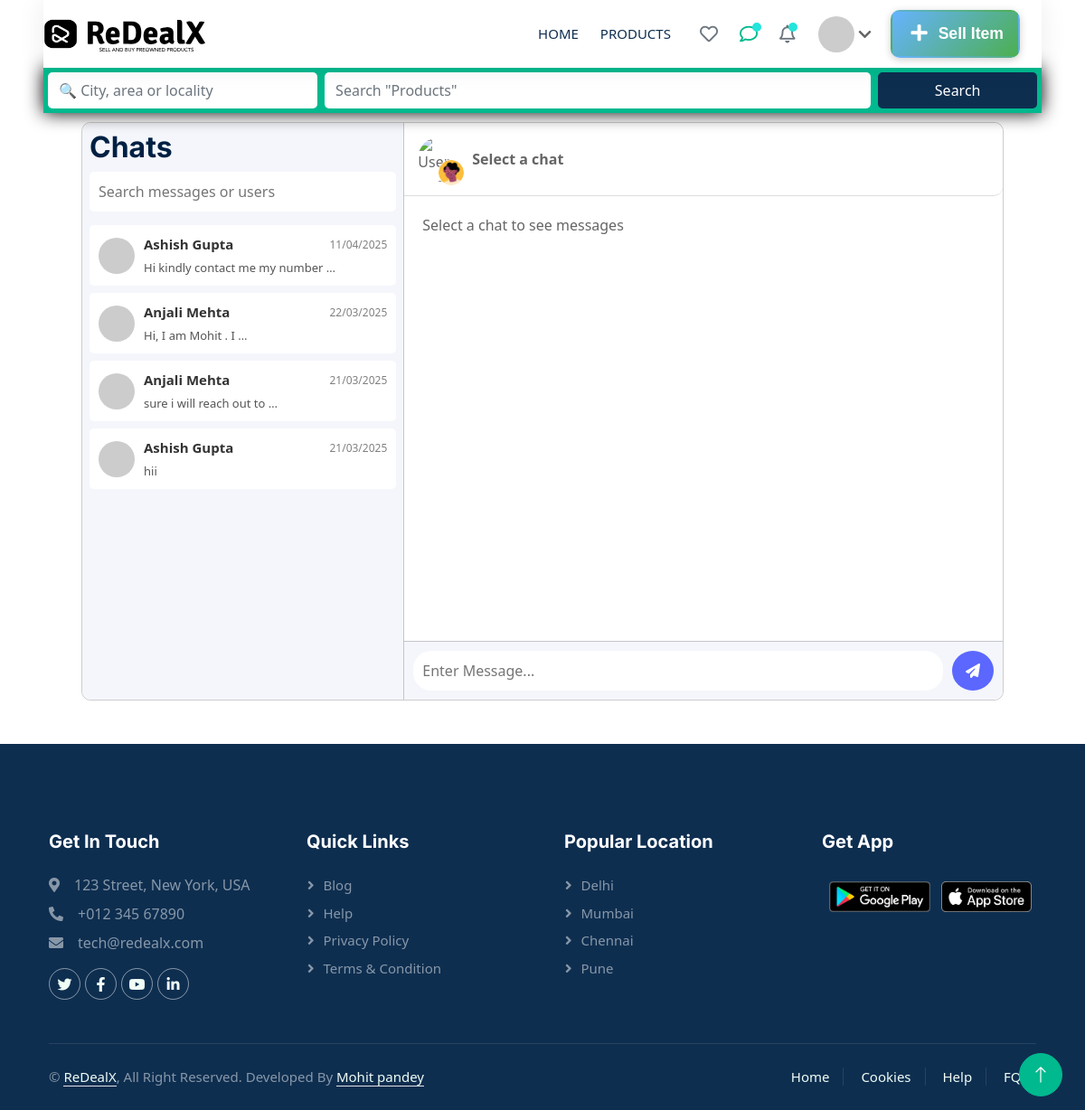
/chat/ (signed in), run on an earlier commit of the app's database.
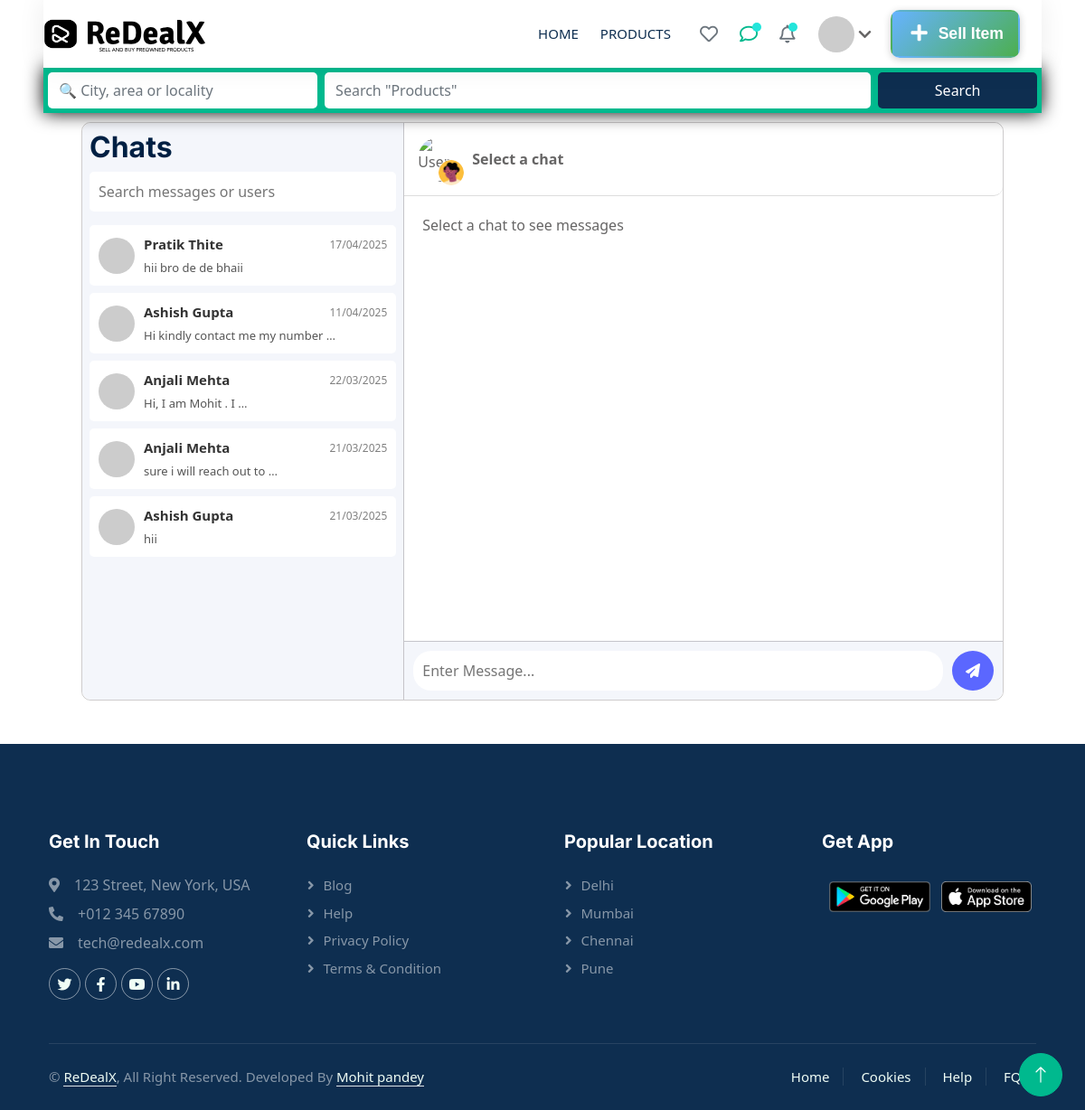
And on a later commit of the database.
### Chat/models.py (models this page shows, shortened)
class Chat(models.Model):
    product = models.ForeignKey(Product, on_delete=models.CASCADE, related_name="chat_product")
    buyer = models.ForeignKey(CustomUser, on_delete=models.CASCADE, related_name="buyer_chats")
    seller = models.ForeignKey(CustomUser, on_delete=models.CASCADE, related_name="seller_chats")
    created_at = models.DateTimeField(auto_now_add=True)
    class Meta:
        unique_together = ('product', 'buyer', 'seller')  # Ensure one chat per product between buyer & seller

class Message(models.Model):
    chat = models.ForeignKey(Chat, on_delete=models.CASCADE, related_name="messages")
    sender = models.ForeignKey(CustomUser, on_delete=models.CASCADE)
    text = models.TextField()
    timestamp = models.DateTimeField(auto_now_add=True)
    is_read = models.BooleanField(default=False)

### home/models.py (models this page shows, shortened)
class CustomUser(AbstractUser):
    phone_number = models.IntegerField(unique=True, blank=True, null=True)
    address = models.TextField(blank=True, null=True)
    profile_picture = models.ImageField(upload_to='user_profiles/', blank=True, null=True)
    email = models.EmailField(default='', max_length=254, null=True, blank=True)
    is_verified = models.BooleanField(default=False)
    created_at = models.DateTimeField(auto_now_add=True)

### Chat/views.py (the view)
# urls.py: path('', views.chatsPage, name="chats"),
@login_required
def chatsPage(request):
    if 'address' in request.GET or 'prod' in request.GET:
        search_results = search_products(request)
        return render(request, "allProducts.html", {'products': search_results} if search_results.exists() else {})
    auth_response = handle_user_auth(request)
    if auth_response:
        return auth_response
    user_chats = Chat.objects.filter(
        Q(buyer=request.user) | Q(seller=request.user)
    ).prefetch_related("messages").order_by('-created_at')
    notifications = Notification.objects.filter(user=request.user, is_read=False).order_by('-created_at')
    user_wishlist = WishlistItem.objects.filter(user=request.user).values_list('product_id', flat=True)
    context = {
        'chats': user_chats,
        'notifications': notifications,
        'user_wishlist': list(user_wishlist)
    }
    return render(request, 'chatPage.html', context)

### home/templatetags/custom_filters.py (called while the page is built)
@register.filter
def custom_timesince(value):
    if not value:
        return ""
    time_difference = now() - value
    if time_difference < timedelta(hours=1):
        minutes = time_difference.seconds // 60
        return f"{minutes} min ago"
    elif time_difference < timedelta(days=1):
        hours = time_difference.seconds // 3600
        return f"{hours} hr ago"
    elif time_difference < timedelta(days=30):
        days = time_difference.days
        return f"{days} days ago"
    elif time_difference < timedelta(days=365):
        months = time_difference.days // 30
        return f"{months} month{'s' if months > 1 else ''} ago"
    else:
        years = time_difference.days // 365
        return f"{years} year{'s' if years > 1 else ''} ago"

### Chat/templates/chatPage.html (shortened to what the changed rows need)
{% extends 'base.html' %}
{% load static %}
{% block css %}
<link rel="stylesheet" href="{% static 'Css/chatPage.css' %}" />
{% endblock %}
{% block body %}
{% include 'navbar.html' %}
<div class="chat-container">
    <aside class="sidebar">
        <h2>Chats</h2>
        <div class="contacts">
            {% for chat in chats %}
                {% if request.user == chat.buyer %}
                    {% with chat.seller as other_user %}
                        <div class="contact" onclick="setActiveChat(this, '{{ chat.id }}', '{{ other_user.first_name }}', '{{ other_user.last_name }}', '{{ chat.product.title }}', '{{ chat.product.price }}', '{% if chat.product.images.first.image1 %}{{ chat.product.images.first.image1.url }}{% else %}/static/default-product.jpg{% endif %}')">
                            <div class="imagechat">
                                <img src="{% if other_user.profile_picture %}{{ other_user.profile_picture.url }}{% else %} https://api.dicebear.com/8.x/bottts/svg?seed={{ other_user.first_name|slugify }}{{ other_user.id }} {% endif %}" alt="User Avatar" />
                            </div>
                            <div class="chat-details">
                                <div class="detailname">
                                    <p class="name">{{ other_user.first_name }} {{ other_user.last_name }}</p>
                                    <p class="date">{{ chat.created_at|date:"d/m/Y" }}</p>
                                </div>
                                <div class="newchat">
                                     <p>{{ chat.messages.last.text|default:"No messages yet"|truncatewords:6 }}</p>
                                </div>
                            </div>
                        </div>
                    {% endwith %}
                {% else %}
                    {% with chat.buyer as other_user %}
                        <div class="contact" onclick="setActiveChat(this, '{{ chat.id }}', '{{ other_user.first_name }}', '{{ other_user.last_name }}', '{{ chat.product.title }}', '{{ chat.product.price }}', '{% if chat.product.images.first.image1 %}{{ chat.product.images.first.image1.url }}{% else %}/static/default-product.jpg{% endif %}')">
                            <div class="imagechat">
                                <img src="{% if other_user.profile_picture %}{{ other_user.profile_picture.url }}{% else %} https://api.dicebear.com/8.x/bottts/svg?seed={{ other_user.first_name|slugify }}{{ other_user.id }} {% endif %}" alt="User Avatar" />
                            </div>
                            <div class="chat-details">
                                <div class="detailname">
                                    <p class="name">{{ other_user.first_name }} {{ other_user.last_name }}</p>
                                    <p class="date">{{ chat.created_at|date:"d/m/Y" }}</p>
                                </div>
                                <div class="newchat">
                                    <p>{{ chat.messages.last.text|default:"No messages yet"|truncatewords:6 }}</p>
                                </div>
                            </div>
                        </div>
                    {% endwith %}
                {% endif %}
            {% endfor %}
        </div>
    </aside>
</div>
{% endblock %}

What changed in the data, as far as the page shows it:
added Chat: buyer.first_name "Pratik", buyer.last_name "Thite", created_at "17/04/2025", messages.last.text "hii bro de de bhaii"
